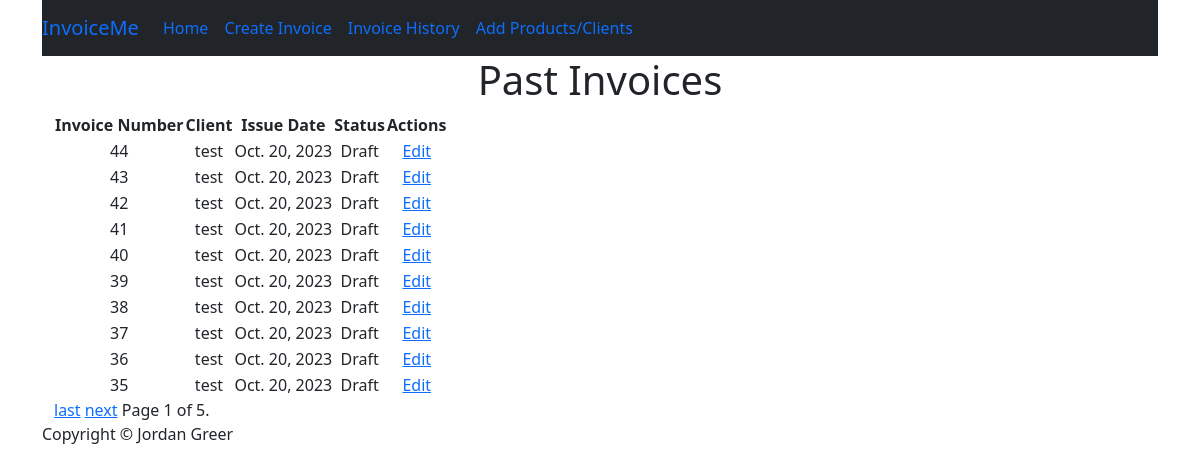
The app's page /invoiceHistory/ with its own data.
### invoice/models.py (models this page shows, shortened)
class Invoice(models.Model):
    STATUS_CHOICES = [
        ('Draft', 'Draft'),
        ('Sent', 'Sent'),
        ('Paid', 'Paid'),
        ('Overdue', 'Overdue'),
    ]
    invoice_num = models.AutoField(primary_key=True)
    client = models.ForeignKey(Client, on_delete=models.CASCADE)
    invoice_date = models.DateField()
    items = models.ManyToManyField(Product, through='InvoiceItem', blank=True)
    status = models.CharField(max_length=10, choices=STATUS_CHOICES, default='Draft')
    created_at = models.DateTimeField(auto_now_add=True)

class Client(models.Model):
    name = models.CharField(max_length=100)
    email = models.EmailField()
    phone = models.CharField(max_length=20)
    address = models.TextField()
    def __str__(self):
        return self.name

### invoice/views.py (the view)
# urls.py: path("invoiceHistory/", views.invoiceHistory, name="invoiceHistory"),
def invoiceHistory(request):
    all_invoices = Invoice.objects.order_by('-created_at')  # Ordering by created_at in descending order
    paginator = Paginator(all_invoices, 10)  # Display 10 invoices per page (you can adjust the number)
    page = request.GET.get('page')
    invoices = paginator.get_page(page)
    context = {'invoices': invoices}
    return render(request, 'invoice/invoiceHistory.html', context)

### invoice/templates/invoice/invoiceHistory.html (shortened to what this page needs)
{% extends "base/base.html" %}
{% block content %}
<h1>Past Invoices</h1>
<table>
    <thead>
      <tr>
        <th>Invoice Number</th>
        <th>Client</th>
        <th>Issue Date</th>
        <th>Status</th>
        <th>Actions</th>
      </tr>
    </thead>
    <tbody>
      {% for invoice in invoices %}
        <tr>
          <td>{{ invoice.invoice_num }}</td>
          <td>{{ invoice.client }}</td>
          <td>{{ invoice.invoice_date }}</td>
          <td>{{ invoice.status }}</td>
          <td>
            <a href="{% url 'invoice:addItems' invoice.invoice_num %}" onclick="return confirm('Are you sure you want to edit?')">Edit</a>
          </td>
        </tr>
      {% empty %}
        <tr>
          <td colspan="4">No invoices available.</td>
        </tr>
      {% endfor %}
    </tbody>
  </table>
  <div class="pagination">
    <span class="step-links">
      {% if invoices.has_next %}
        <a href="?page={{ invoices.paginator.num_pages }}">last</a>
        <a href="?page={{ invoices.next_page_number }}">next</a>
      {% endif %}
      <span class="current-page">
        Page {{ invoices.number }} of {{ invoices.paginator.num_pages }}.
      </span>
    </span>
  </div>
{% endblock %}

### invoice/templates/base/base.html (shortened to what this page needs)
{% load static %}
<!DOCTYPE html>
<html lang="en">
<!DOCTYPE html>
<html>
    <head>
    </head>
    <body>
        <div class="container">
            <nav class="navbar navbar-expand-lg navbar-dar bg-dark">
                <a class="navbar-brand" href="{% url 'invoice:index' %}">InvoiceMe</a>
                <div class="collapse navbar-collapse" id="navbarNav">
                    <ul class="navbar-nav">
                        <li class="nav-item active">
                            <a class="nav-link" href="{% url 'invoice:index' %}">Home</a>
                        </li>
                        <li class="nav-item">
                            <a class="nav-link" href="{% url 'invoice:createInvoice' %}">Create Invoice</a>
                        </li>
                        <li class="nav-item">
                            <a class="nav-link" href="{% url 'invoice:invoiceHistory' %}">Invoice History</a>
                        </li>
                        <li class="nav-item">
                            <a class="nav-link" href="{% url 'invoice:addProductsClients' %}">Add Products/Clients</a>
                        </li>
                    </ul>
                </div>
              </nav>
      <div class="container text-center">
          {% block content %}{% endblock content %}
      </div>
      <footer>
        <div class="sticky-bottom">
          <div >Copyright &copy; Jordan Greer</div>
        </div>
      </footer>
    </body>
    <link href="https://cdn.jsdelivr.net/npm/bootstrap@5.0.2/dist/css/bootstrap.min.css" rel="stylesheet">
</html>

### records on screen
Invoice: invoice_num "44", client "test", invoice_date "Oct. 20, 2023", status "Draft"
Invoice: invoice_num "43", client "test", invoice_date "Oct. 20, 2023", status "Draft"
Invoice: invoice_num "42", client "test", invoice_date "Oct. 20, 2023", status "Draft"
Invoice: invoice_num "41", client "test", invoice_date "Oct. 20, 2023", status "Draft"
Invoice: invoice_num "40", client "test", invoice_date "Oct. 20, 2023", status "Draft"
Invoice: invoice_num "39", client "test", invoice_date "Oct. 20, 2023", status "Draft"
Invoice: invoice_num "38", client "test", invoice_date "Oct. 20, 2023", status "Draft"
Invoice: invoice_num "37", client "test", invoice_date "Oct. 20, 2023", status "Draft"
Invoice: invoice_num "36", client "test", invoice_date "Oct. 20, 2023", status "Draft"
Invoice: invoice_num "35", client "test", invoice_date "Oct. 20, 2023", status "Draft"

### other values on screen
{{ invoices.number }} "1"
{{ invoices.paginator.num_pages }} "5"
